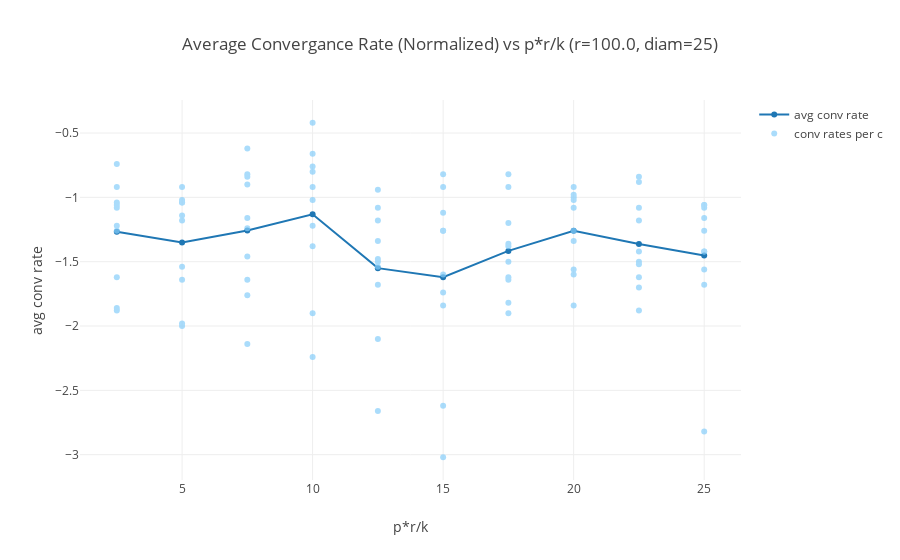
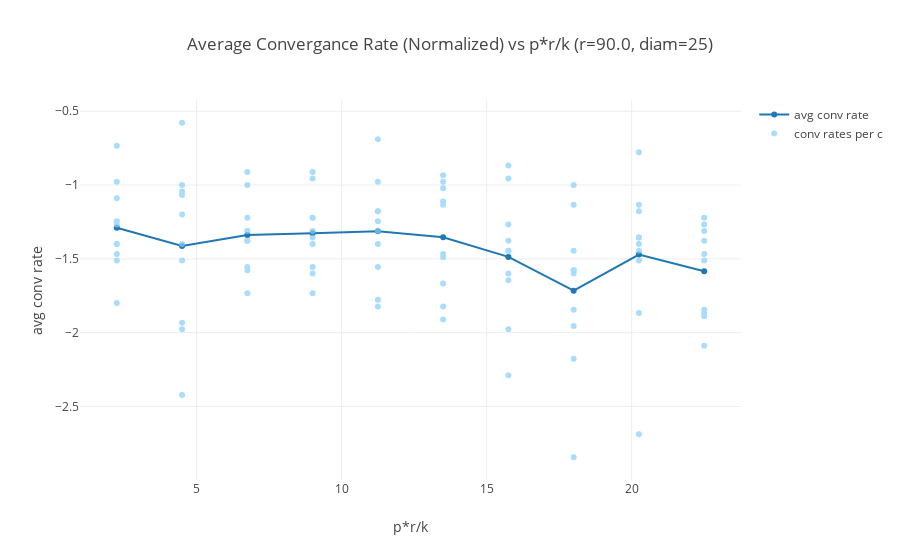
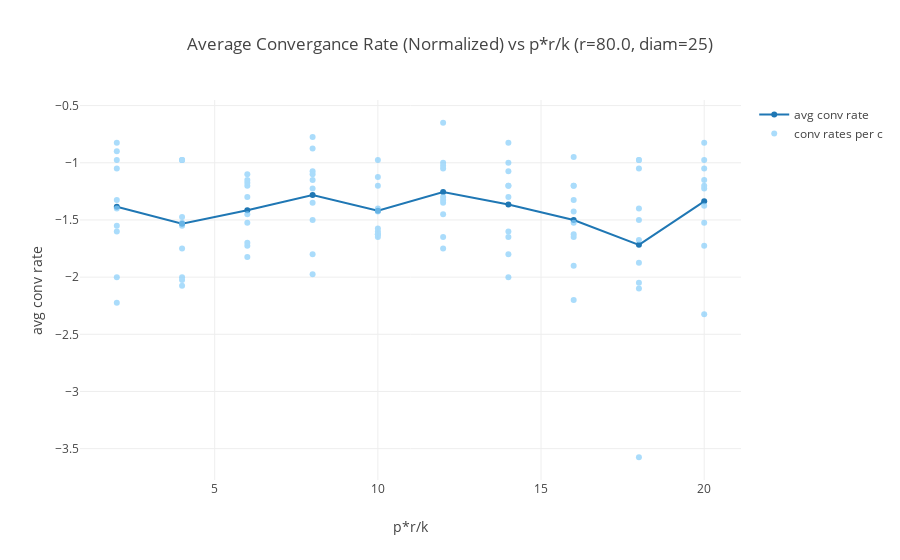
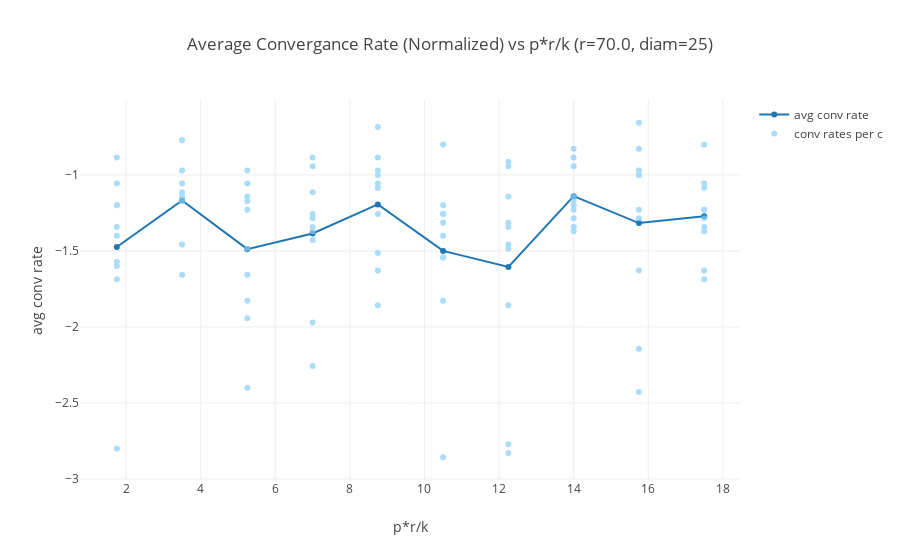

Write notebook code for charts like these, in order.
### Code cell
graph_diam = None
for r in np.linspace(100, 0, 10, endpoint=False):
    all_conv_rates = []
    for p in np.linspace(1, 0, 10, endpoint=False):
        conv_rates = []
        num_iter = 10
        for i in range(num_iter):
            ring_lat = ring_lattice(regularity, num_vertices, p, r)
            
            if not graph_diam:
                graph_diam = util.calc_diameter(ring_lat)
                
            simp_ring_lat = reduce_providers_simplest(ring_lat)
            
            powerlaw_dist_time(ring_lat, 2)

            sim_g, sim_utils = run_simulation(ring_lat)
            
            if sum(sim_utils[-1]) != len(sim_utils[-1]):
                conv_rates.append(-1 * len(sim_utils))
            else:
                conv_rates.append(len(sim_utils))
        all_conv_rates.append((p, conv_rates))
        
    plot_conv(all_conv_rates, r, graph_diam)

### Figure 1 — Plotly figure (JSON) as saved in the notebook; plotly's stock layout.template omitted (floating-point values rounded to 4 significant figures)
{"data": [{"hoverinfo": "skip", "mode": "lines+markers", "name": "avg conv rate", "type": "scatter", "uid": "9a961440-4346-48a2-85d7-87e73622d0f9", "x": [25, 22.5, 20, 17.5, 15, 12.5, 10.0, 7.5, 5.0, 2.5], "y": [-1.452, -1.362, -1.26, -1.416, -1.62, -1.55, -1.132, -1.258, -1.35, -1.268]}, {"hoverinfo": "skip", "marker": {"color": "LightSkyBlue"}, "mode": "markers", "name": "conv rates per c", "opacity": 0.7, "type": "scatter", "uid": "c4b92db0-b384-4b6f-bb32-1038cf852ab5", "x": [25, 25, 25, 25, 25, 25, 25, 25, 25, 25, 22.5, 22.5, 22.5, 22.5, 22.5, 22.5, 22.5, 22.5, 22.5, 22.5, 20, 20, 20, 20, 20, 20, 20, 20, 20, 20, 17.5, 17.5, 17.5, 17.5, 17.5, 17.5, 17.5, 17.5, 17.5, 17.5, 15, 15, 15, 15, 15, 15, 15, 15, 15, 15, 12.5, 12.5, 12.5, 12.5, 12.5, 12.5, 12.5, 12.5, 12.5, 12.5, 10.0, 10.0, 10.0, 10.0, 10.0, 10.0, 10.0, 10.0, 10.0, 10.0, 7.5, 7.5, 7.5, 7.5, 7.5, 7.5, 7.5, 7.5, 7.5, 7.5, 5.0, 5.0, 5.0, 5.0, 5.0, 5.0, 5.0, 5.0, 5.0, 5.0, 2.5, 2.5, 2.5, 2.5, 2.5, 2.5, 2.5, 2.5, 2.5, 2.5], "y": [-1.06, -1.42, -1.06, -1.26, -1.16, -1.42, -1.68, -1.56, -1.08, -2.82, -1.5, -1.88, -1.52, -1.08, -0.88, -1.18, -1.42, -0.84, -1.62, -1.7, -1.6, -1.34, -1.08, -1.56, -1.26, -1, -0.92, -1.02, -1.84, -0.98, -1.64, -1.9, -1.82, -0.82, -1.38, -1.36, -0.92, -1.62, -1.2, -1.5, -1.6, -1.26, -0.82, -1.84, -1.12, -1.26, -3.02, -0.92, -1.74, -2.62, -1.08, -1.48, -2.1, -2.66, -1.54, -1.68, -1.18, -1.5, -1.34, -0.94, -0.92, -1.38, -0.42, -0.8, -1.02, -1.9, -2.24, -0.66, -1.22, -0.76, -1.76, -1.46, -0.84, -0.62, -1.16, -1.64, -0.9, -2.14, -1.24, -0.82, -1.04, -1.18, -1.04, -2, -1.64, -0.92, -1.98, -1.02, -1.14, -1.54, -1.62, -1.26, -1.22, -1.88, -1.04, -0.92, -1.08, -1.06, -0.74, -1.86]}], "layout": {"showlegend": true, "title": {"text": "Average Convergance Rate (Normalized) vs p*r/k (r=100.0, diam=25)"}, "xaxis": {"title": {"text": "p*r/k"}}, "yaxis": {"title": {"text": "avg conv rate"}}}}

### Figure 2 — Plotly figure (JSON) as saved in the notebook; plotly's stock layout.template omitted (floating-point values rounded to 4 significant figures)
{"data": [{"hoverinfo": "skip", "mode": "lines+markers", "name": "avg conv rate", "type": "scatter", "uid": "5d082f10-d87b-4e2a-8dd5-8ef3755ce288", "x": [22.5, 20.25, 18, 15.75, 13.5, 11.25, 9.0, 6.75, 4.5, 2.25], "y": [-1.584, -1.471, -1.716, -1.487, -1.353, -1.313, -1.327, -1.338, -1.413, -1.289]}, {"hoverinfo": "skip", "marker": {"color": "LightSkyBlue"}, "mode": "markers", "name": "conv rates per c", "opacity": 0.7, "type": "scatter", "uid": "53ece201-aa9f-4851-a018-f537d5629036", "x": [22.5, 22.5, 22.5, 22.5, 22.5, 22.5, 22.5, 22.5, 22.5, 22.5, 20.25, 20.25, 20.25, 20.25, 20.25, 20.25, 20.25, 20.25, 20.25, 20.25, 18, 18, 18, 18, 18, 18, 18, 18, 18, 18, 15.75, 15.75, 15.75, 15.75, 15.75, 15.75, 15.75, 15.75, 15.75, 15.75, 13.5, 13.5, 13.5, 13.5, 13.5, 13.5, 13.5, 13.5, 13.5, 13.5, 11.25, 11.25, 11.25, 11.25, 11.25, 11.25, 11.25, 11.25, 11.25, 11.25, 9.0, 9.0, 9.0, 9.0, 9.0, 9.0, 9.0, 9.0, 9.0, 9.0, 6.75, 6.75, 6.75, 6.75, 6.75, 6.75, 6.75, 6.75, 6.75, 6.75, 4.5, 4.5, 4.5, 4.5, 4.5, 4.5, 4.5, 4.5, 4.5, 4.5, 2.25, 2.25, 2.25, 2.25, 2.25, 2.25, 2.25, 2.25, 2.25, 2.25], "y": [-1.267, -1.378, -1.311, -1.511, -1.467, -1.867, -1.222, -1.889, -2.089, -1.844, -1.178, -1.133, -1.511, -0.7778, -1.867, -1.356, -1.444, -1.356, -1.4, -2.689, -1.133, -1, -2.178, -1.844, -1.6, -2.844, -1.956, -1.444, -1.578, -1.578, -1.6, -0.8667, -0.9556, -1.444, -1.978, -1.267, -1.444, -1.378, -2.289, -1.644, -1.667, -1.111, -1.467, -1.911, -1.133, -0.9333, -1.022, -1.489, -1.822, -0.9778, -1.556, -1.822, -1.4, -0.9778, -1.178, -0.6889, -1.778, -1.244, -1.311, -1.178, -1.4, -1.222, -1.311, -1.222, -1.356, -1.733, -0.9556, -1.6, -1.556, -0.9111, -1, -1.378, -1.378, -1.578, -1.311, -1.556, -0.9111, -1.311, -1.222, -1.733, -2.422, -1.2, -1.4, -1, -1.978, -1.933, -1.067, -1.044, -0.5778, -1.511, -1.4, -0.9778, -0.7333, -1.511, -1.467, -1.089, -1.4, -1.244, -1.267, -1.8]}], "layout": {"showlegend": true, "title": {"text": "Average Convergance Rate (Normalized) vs p*r/k (r=90.0, diam=25)"}, "xaxis": {"title": {"text": "p*r/k"}}, "yaxis": {"title": {"text": "avg conv rate"}}}}

### Figure 3 — Plotly figure (JSON) as saved in the notebook; plotly's stock layout.template omitted (floating-point values rounded to 4 significant figures)
{"data": [{"hoverinfo": "skip", "mode": "lines+markers", "name": "avg conv rate", "type": "scatter", "uid": "03cedccc-b7df-4388-ba1a-2b8da790301c", "x": [20, 18, 16, 14, 12, 10, 8.0, 6.0, 4.0, 2.0], "y": [-1.337, -1.718, -1.5, -1.365, -1.255, -1.42, -1.282, -1.415, -1.532, -1.385]}, {"hoverinfo": "skip", "marker": {"color": "LightSkyBlue"}, "mode": "markers", "name": "conv rates per c", "opacity": 0.7, "type": "scatter", "uid": "7cc90a6a-eff1-41c5-957c-d14af2919b91", "x": [20, 20, 20, 20, 20, 20, 20, 20, 20, 20, 18, 18, 18, 18, 18, 18, 18, 18, 18, 18, 16, 16, 16, 16, 16, 16, 16, 16, 16, 16, 14, 14, 14, 14, 14, 14, 14, 14, 14, 14, 12, 12, 12, 12, 12, 12, 12, 12, 12, 12, 10, 10, 10, 10, 10, 10, 10, 10, 10, 10, 8.0, 8.0, 8.0, 8.0, 8.0, 8.0, 8.0, 8.0, 8.0, 8.0, 6.0, 6.0, 6.0, 6.0, 6.0, 6.0, 6.0, 6.0, 6.0, 6.0, 4.0, 4.0, 4.0, 4.0, 4.0, 4.0, 4.0, 4.0, 4.0, 4.0, 2.0, 2.0, 2.0, 2.0, 2.0, 2.0, 2.0, 2.0, 2.0, 2.0], "y": [-0.825, -2.325, -0.975, -1.725, -1.375, -1.2, -1.05, -1.525, -1.225, -1.15, -3.575, -1.5, -2.05, -1.675, -1.05, -1.4, -0.975, -0.975, -2.1, -1.875, -1.2, -2.2, -1.325, -1.2, -0.95, -1.425, -1.65, -1.9, -1.625, -1.525, -1.2, -1.3, -1, -1.65, -1.2, -1.6, -1.075, -0.825, -1.8, -2, -1.35, -1.65, -1.75, -0.65, -1.3, -1.45, -1.025, -1.05, -1.325, -1, -1.625, -1.4, -1.125, -1.6, -0.975, -1.425, -1.2, -1.65, -1.625, -1.575, -0.875, -1.075, -1.8, -1.1, -1.35, -1.225, -1.975, -1.15, -1.5, -0.775, -1.2, -1.725, -1.175, -1.825, -1.15, -1.45, -1.1, -1.7, -1.3, -1.525, -0.975, -1.75, -1.475, -0.975, -2.025, -2.075, -1.55, -2, -1.525, -0.975, -0.9, -1.05, -1.325, -2.225, -0.825, -1.4, -0.975, -1.55, -2, -1.6]}], "layout": {"showlegend": true, "title": {"text": "Average Convergance Rate (Normalized) vs p*r/k (r=80.0, diam=25)"}, "xaxis": {"title": {"text": "p*r/k"}}, "yaxis": {"title": {"text": "avg conv rate"}}}}

### Figure 4 — Plotly figure (JSON) as saved in the notebook; plotly's stock layout.template omitted (floating-point values rounded to 4 significant figures)
{"data": [{"hoverinfo": "skip", "mode": "lines+markers", "name": "avg conv rate", "type": "scatter", "uid": "a7b6ad03-8082-4746-bdab-e9ab731a4554", "x": [17.5, 15.75, 14, 12.25, 10.5, 8.75, 7.0, 5.25, 3.5, 1.75], "y": [-1.271, -1.317, -1.14, -1.606, -1.5, -1.194, -1.386, -1.489, -1.169, -1.474]}, {"hoverinfo": "skip", "marker": {"color": "LightSkyBlue"}, "mode": "markers", "name": "conv rates per c", "opacity": 0.7, "type": "scatter", "uid": "255ac075-e2a4-4294-b9f5-f4d7079b435a", "x": [17.5, 17.5, 17.5, 17.5, 17.5, 17.5, 17.5, 17.5, 17.5, 17.5, 15.75, 15.75, 15.75, 15.75, 15.75, 15.75, 15.75, 15.75, 15.75, 15.75, 14, 14, 14, 14, 14, 14, 14, 14, 14, 14, 12.25, 12.25, 12.25, 12.25, 12.25, 12.25, 12.25, 12.25, 12.25, 12.25, 10.5, 10.5, 10.5, 10.5, 10.5, 10.5, 10.5, 10.5, 10.5, 10.5, 8.75, 8.75, 8.75, 8.75, 8.75, 8.75, 8.75, 8.75, 8.75, 8.75, 7.0, 7.0, 7.0, 7.0, 7.0, 7.0, 7.0, 7.0, 7.0, 7.0, 5.25, 5.25, 5.25, 5.25, 5.25, 5.25, 5.25, 5.25, 5.25, 5.25, 3.5, 3.5, 3.5, 3.5, 3.5, 3.5, 3.5, 3.5, 3.5, 3.5, 1.75, 1.75, 1.75, 1.75, 1.75, 1.75, 1.75, 1.75, 1.75, 1.75], "y": [-1.086, -1.286, -1.629, -1.229, -1.371, -1.343, -0.8, -1.057, -1.686, -1.229, -1.229, -0.8286, -0.9714, -1, -0.6571, -2.143, -1, -1.286, -1.629, -2.429, -1.343, -0.8286, -1.2, -1.229, -1.286, -0.9429, -0.8857, -1.171, -1.143, -1.371, -1.457, -1.486, -2.771, -1.143, -2.829, -0.9429, -0.9143, -1.857, -1.314, -1.343, -1.543, -1.4, -1.257, -1.2, -1.543, -1.314, -0.8, -1.829, -1.257, -2.857, -0.8857, -1.086, -1.629, -1.057, -1.857, -0.9714, -1.257, -1, -1.514, -0.6857, -0.8857, -1.286, -1.343, -1.971, -2.257, -0.9429, -1.114, -1.371, -1.429, -1.257, -1.229, -1.943, -1.143, -1.657, -1.057, -2.4, -0.9714, -1.829, -1.486, -1.171, -0.9714, -1.657, -1.143, -1.114, -1.457, -1.171, -1.057, -0.7714, -1.171, -1.171, -0.8857, -1.2, -1.6, -1.343, -1.686, -1.4, -1.057, -2.8, -1.571, -1.2]}], "layout": {"showlegend": true, "title": {"text": "Average Convergance Rate (Normalized) vs p*r/k (r=70.0, diam=25)"}, "xaxis": {"title": {"text": "p*r/k"}}, "yaxis": {"title": {"text": "avg conv rate"}}}}
